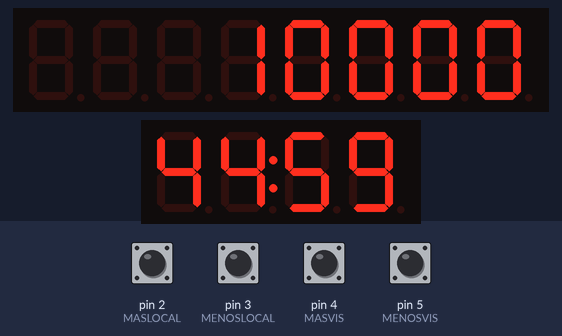
A sketch run on a simulated Arduino Uno, built with avr-gcc and run on an emulated ATmega328P. On the bench: 8-digit seven-segment display, 4-digit seven-segment display. The test bench sets the inputs (shaded band); at power-on: pin 2 (MASLOCAL), pin 3 (MENOSLOCAL), pin 4 (MASVIS), pin 5 (MENOSVIS) HIGH.

Above: at 1.2 s.
1.3 s: pin 2 (MASLOCAL) pulled LOW for 0.15 s
At 2.4 s:
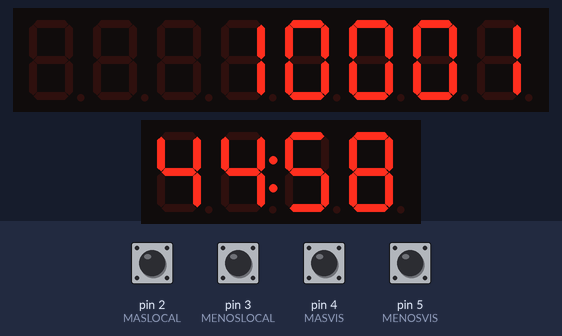
3.5 s: pin 3 (MENOSLOCAL) pulled LOW for 0.15 s
At 4.8 s:
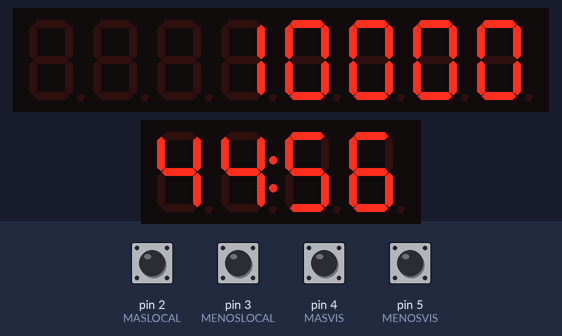
5.5 s: pin 4 (MASVIS) pulled LOW for 0.15 s
At 6.5 s:
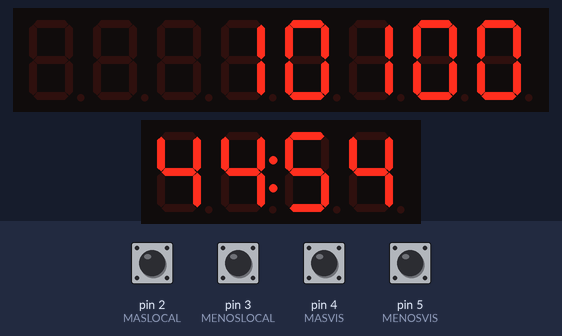
7.5 s: pin 5 (MENOSVIS) pulled LOW for 0.15 s
At 8.8 s:
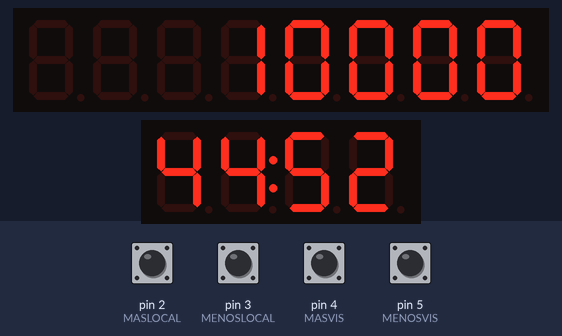
9.5 s: pin 2 (MASLOCAL) pulled LOW for 1 s
At 11.8 s:
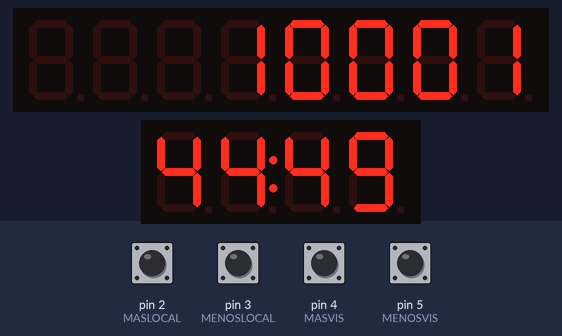
12.0 s: pin 3 (MENOSLOCAL) pulled LOW for 1 s
At 12.8 s:
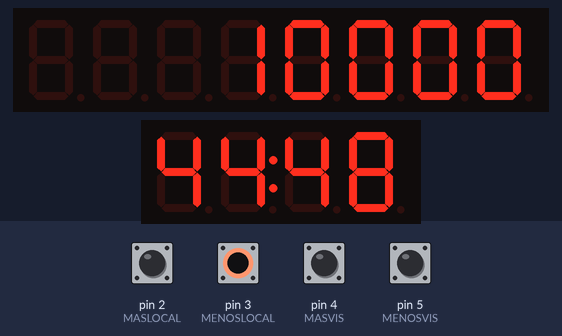
Timing chart, 0 to 15.0 s (numbered marks = the images above; inputs shaded):
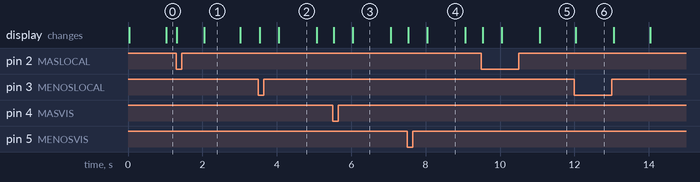

Measured:
- what the display in image 1 shows lasts 1.0 s, from 2.0 s to 3.0 s

The sketch:

PP.ino
```cpp
#include <LedControl.h>
#include <TM1637Display.h>
#include <TimeLib.h>

#define CLK 6
#define DIO 7

TM1637Display reloj(CLK, DIO);

const int minutos = 45;
const int segundos = 0;
time_t finalperiodo;
bool cronometro = true;

LedControl lc = LedControl(13, 11, 12, 1);

int periodos = 1;

const int MASLOCAL = 2;
const int MENOSLOCAL = 3;
const int MASVIS = 4;
const int MENOSVIS = 5;
const int MAS10 = A0;
const int MAS5 = A1;
const int inicio = A2;
const int reinicio = A3;

int local = 0;
int visitante = 0;

bool MLANT = HIGH;
bool MELANT = HIGH;
bool MVANT = HIGH;
bool MEVANT = HIGH;

void MARCADOR()
{
  lc.setDigit(0, 1, local / 10, false);
  lc.setDigit(0, 0, local % 10, false);

  lc.setDigit(0, 3, visitante / 10, false);
  lc.setDigit(0, 2, visitante % 10, false);

  lc.setDigit(0, 4, periodos, false);
}
void setup()
{
  pinMode(MASLOCAL, INPUT_PULLUP);
  pinMode(MENOSLOCAL, INPUT_PULLUP);
  pinMode(MASVIS, INPUT_PULLUP);
  pinMode(MENOSVIS, INPUT_PULLUP);

  lc.shutdown(0, false);
  lc.setScanLimit(0, 4);
  lc.setIntensity(0, 8);
  lc.clearDisplay(0);

  reloj.setBrightness(5);
  setTime(0, 0, 0, 1, 1, 2026);
  time_t tiempototal= (minutos * 60) + segundos;
  finalperiodo = now() + tiempototal;

  MARCADOR();
}
void loop(){
  bool ML = digitalRead(MASLOCAL);
  bool MEL = digitalRead(MENOSLOCAL);
  bool MV = digitalRead(MASVIS);
  bool MEV = digitalRead(MENOSVIS);

    if (ML == LOW && MLANT == HIGH){
      if (local<99){
        local++;
      }
      MARCADOR();
    }
    if (MEL == LOW && MELANT == HIGH){
      if (local>0){
        local--;
      }
      MARCADOR();
    }
    if (MV == LOW && MVANT == HIGH){
      if (visitante<99){
        visitante++;
      }
      MARCADOR();
    }
    if (MEV == LOW && MEVANT == HIGH){
      if (visitante>0){
        visitante--;
      }
      MARCADOR();
    }
    MLANT = ML;
    MELANT = MEL;
    MVANT = MV;
    MEVANT = MEV;

    delay(25);
    if (cronometro){
      time_t tiemporeal = now();
      if (tiemporeal < finalperiodo){
        time_t tiemporestante = finalperiodo - tiemporeal;
        int Minutos = tiemporestante / 60;
        int Segundos = tiemporestante % 60;
        int mostrar = (Minutos * 100) + Segundos;
        reloj.showNumberDecEx(mostrar, 0b01000000, true);
      }
    else{
      cronometro = false;
      periodos = 1;
      reloj.showNumberDec(0, true);
      periodos++;
      if(periodos > 9) {
      }
      MARCADOR();
    }
  }
}
```
